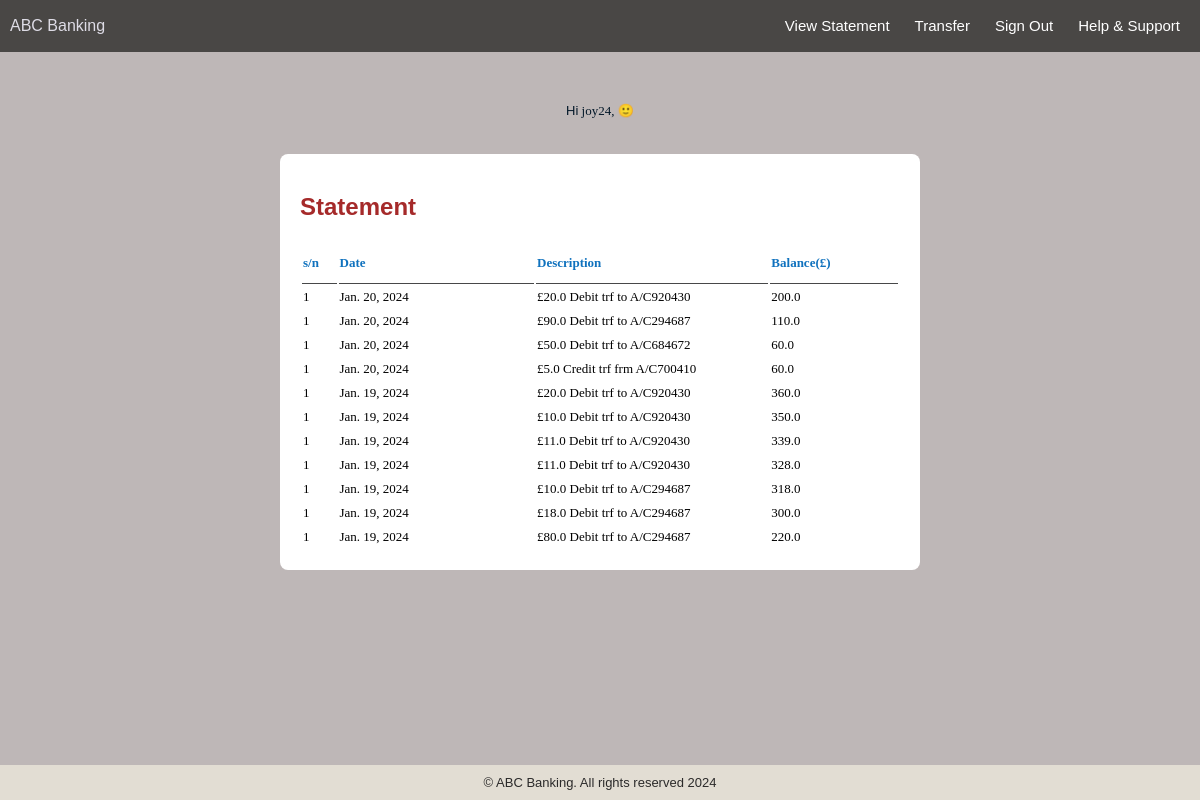
/Bank_app/transview (signed in), run on the app's committed database.
### Bank_app/models.py (models this page shows)
class Transactions(models.Model):
    tDate = models.DateField()
    tDescription = models.CharField(max_length=20)
    tBalance=models.FloatField()
    tAccount = models.ForeignKey(Account, on_delete=models.CASCADE)

### Bank_app/views.py (the view, shortened to what this page needs)
# urls.py: path("transview", views.Transaction_View.as_view(), name="transactionview"),
@method_decorator(login_required(login_url='loginuser'), name='dispatch')
class Transaction_View(View):
    def get(self, request):
        accountInstance = Account.objects.all().get(aUser_id=request.user.id)
        transaction_stmnt = Transactions.objects.filter(tAccount_id = accountInstance.id).order_by('-tDate')
        return render(request, "Bank_app/statement.html", {"transaction_stmnt":transaction_stmnt})

### Bank_app/templates/Bank_app/statement.html (shortened to what this page needs)
{% load static %}
<!DOCTYPE html>
<html lang="en">
<head>
    <link rel="stylesheet" type="text/css" href="{% static "Bank_app/ui.css" %}">
</head>
<body>
    {% include 'Bank_app/header.html' %}
    {% include 'Bank_app/normal_super_user.html' %}
    <div id="main-container">
        <h2 style="color: brown;">Statement</h2>
        <table>
            <tr>
              <th class="sNumber">s/n</th>
              <th class="tbHead">Date</th>
              <th class="tbHead">Description</th>
              <th class="sizeAccountStatus">Balance(£)</th>
            </tr>
            {% for cust in transaction_stmnt %}
            <tr class="trData">
              <td>1</td>
              <td>{{ cust.tDate}}</td>
              <td>{{ cust.tDescription}}</td>
              <td>{{ cust.tBalance}}</td>
            </tr>
            {% endfor %}
          </table>
    </div>
    {% include 'Bank_app/footer.html' %}
</body>
</html>

### Bank_app/templates/Bank_app/header.html
<header>
    <div id="header-title"><a class="hd-name" href="{% url 'indexpg' %}">ABC Banking</a>
    </div>
    <div id="header-links">
        {% if request.user.is_authenticated and request.user.is_superuser %}
            <a class="nav-1" href="{% url 'customerview' %}"> Customers</a>
            <a class="nav-1" href="{% url 'accountview' %}">Accounts</a>
            <a class="nav-1" href="{% url 'registeruser' %}">Register</a>
            <a href="{% url 'logoutuser' %}" class="nav-1">Sign Out</a>
            <a class="nav-1" href="">Help & Support</a>
        {% elif request.user.is_authenticated %}
            <a class="nav-1" href="{% url 'transactionview' %}">View Statement</a>
            <a class="nav-1" href="{% url 'transfer' %}">Transfer</a>
            <a href="{% url 'logoutuser' %}" class="nav-1">Sign Out</a>
            <a class="nav-1" href="">Help & Support</a>
        {% else %}
            <a class="nav-1" href="{% url 'registeruser' %}">Register</a>
            <a class="nav-1" href="{% url 'loginuser' %}">Login</a>
            <a class="nav-1" href="">Help & Support</a>
        {% endif %}
    </div>
</header>

### Bank_app/templates/Bank_app/normal_super_user.html
<p style="font-size: small; display: block; color: rgb(4, 24, 41);"> Hi<span style="font-family:Impact;">
    {% if request.user.is_superuser %}
        {{ request.user.username }}, (S)
    {% else %}
        {{ request.user.username }},
    {% endif %}
    &#128578;</span></p>

### Bank_app/templates/Bank_app/footer.html
<footer style="font-size: small;">
    &copy; ABC Banking. All rights reserved 2024
</footer>

### Bank_app/static/Bank_app/ui.css (style rules this page uses)
body { background-color: rgb(190, 183, 183); margin: 0; padding: 0; display: flex; flex-direction: column; align-items: center; min-height: 100vh; }
header { background-color: #494745; padding: 10px; width: 100%; line-height: 200%; box-sizing: border-box; display: flex; justify-content: space-between; align-items: center; margin-bottom: 3%; }
#header-title { font-family: 'Arial Black', sans-serif; margin: 0; text-decoration: none; color: black; }
#header-links { display: flex; gap: 15px; }
#header-links a { color: #fff; text-decoration: none; }
#main-container { background-color: rgb(255, 255, 255); padding: 20px; border-radius: 8px; width: 80%; max-width: 600px; margin: 20px auto; }
h2 { font-family: 'Arial Black', sans-serif; color: #444443; }
footer { background-color: rgb(226, 221, 211); color: #2b2a2a; text-align: center; padding: 10px; position: fixed; bottom: 0; width: 100%; height: 15px; line-height: 15px; font-family: Arial, Helvetica, sans-serif; margin-top: 10px; }
.hd-name { text-decoration: none; color: rgb(222, 220, 230); }
.nav-1 { font-family: Arial; font-size: 15px; color: rgb(31, 30, 30); text-decoration: none; margin-right: 10px; }
p { font-family: Arial, Helvetica, sans-serif; text-align: justify; line-height: 1.5em; }
.tbHead { color: #1072be; line-height: 38px; font-size: small; font-family: 'Lucida Sans', 'Lucida Sans Regular', 'Lucida Grande', 'Lucida Sans Unicode'; border-bottom: 1px solid #474849; text-align: left; width: 5%; }
.trData { font-family: 'Lucida Sans', 'Lucida Sans Regular', 'Lucida Grande', 'Lucida Sans Unicode'; font-size: small; line-height: 20px; }
.sNumber { color: #1072be; line-height: 38px; font-size: small; font-family: 'Lucida Sans', 'Lucida Sans Regular', 'Lucida Grande', 'Lucida Sans Unicode'; border-bottom: 1px solid #474849; text-align: left; width: 0.5%; }
.sizeAccountStatus { color: #1072be; line-height: 38px; font-size: small; font-family: 'Lucida Sans', 'Lucida Sans Regular', 'Lucida Grande', 'Lucida Sans Unicode'; border-bottom: 1px solid #474849; text-align: left; width: 2%; }

### data on the page
Transactions: tDate "Jan. 20, 2024", tDescription "£20.0 Debit trf to A/C920430", tBalance "200.0"
Transactions: tDate "Jan. 20, 2024", tDescription "£90.0 Debit trf to A/C294687", tBalance "110.0"
Transactions: tDate "Jan. 20, 2024", tDescription "£50.0 Debit trf to A/C684672", tBalance "60.0"
Transactions: tDate "Jan. 20, 2024", tDescription "£5.0 Credit trf frm A/C700410", tBalance "60.0"
Transactions: tDate "Jan. 19, 2024", tDescription "£20.0 Debit trf to A/C920430", tBalance "360.0"
Transactions: tDate "Jan. 19, 2024", tDescription "£10.0 Debit trf to A/C920430", tBalance "350.0"
Transactions: tDate "Jan. 19, 2024", tDescription "£11.0 Debit trf to A/C920430", tBalance "339.0"
Transactions: tDate "Jan. 19, 2024", tDescription "£11.0 Debit trf to A/C920430", tBalance "328.0"
Transactions: tDate "Jan. 19, 2024", tDescription "£10.0 Debit trf to A/C294687", tBalance "318.0"
Transactions: tDate "Jan. 19, 2024", tDescription "£18.0 Debit trf to A/C294687", tBalance "300.0"
Transactions: tDate "Jan. 19, 2024", tDescription "£80.0 Debit trf to A/C294687", tBalance "220.0"

### other printed values
{{ request.user.username }} "joy24"
